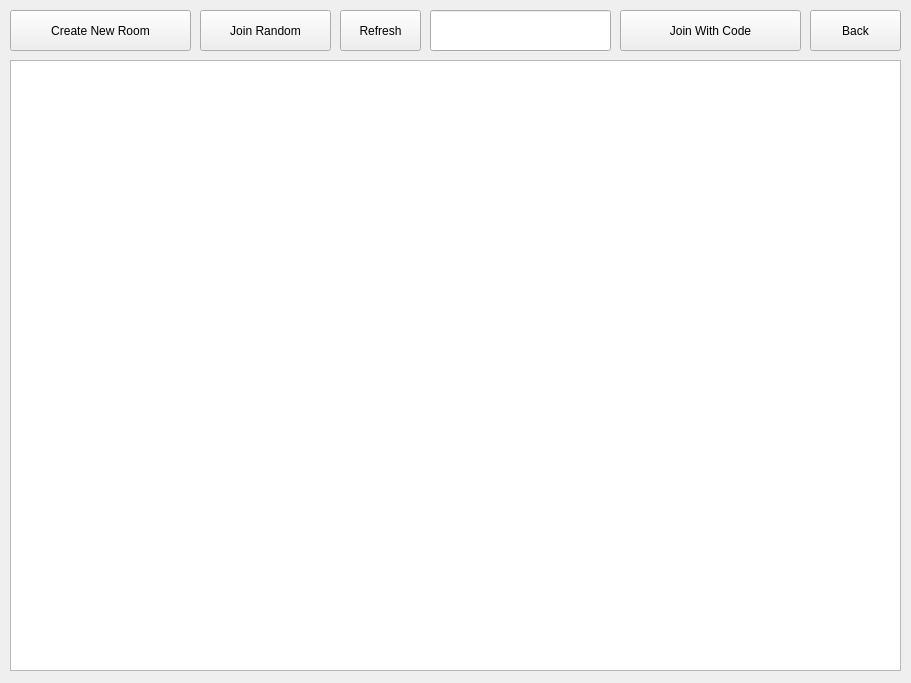
<?xml version="1.0" encoding="UTF-8"?>
<ui version="4.0">
 <class>Form</class>
 <widget class="QWidget" name="Form">
  <property name="geometry">
   <rect>
    <x>0</x>
    <y>0</y>
    <width>911</width>
    <height>683</height>
   </rect>
  </property>
  <property name="windowTitle">
   <string>Form</string>
  </property>
  <widget class="QListWidget" name="RoomList">
   <property name="geometry">
    <rect>
     <x>10</x>
     <y>60</y>
     <width>891</width>
     <height>611</height>
    </rect>
   </property>
  </widget>
  <widget class="QPushButton" name="CreateNewRoomButton">
   <property name="geometry">
    <rect>
     <x>10</x>
     <y>10</y>
     <width>181</width>
     <height>41</height>
    </rect>
   </property>
   <property name="styleSheet">
    <string notr="true">font: 14pt &quot;MS Shell Dlg 2&quot;;</string>
   </property>
   <property name="text">
    <string>Create New Room</string>
   </property>
  </widget>
  <widget class="QPushButton" name="JoinRandomButton">
   <property name="geometry">
    <rect>
     <x>200</x>
     <y>10</y>
     <width>131</width>
     <height>41</height>
    </rect>
   </property>
   <property name="styleSheet">
    <string notr="true">font: 14pt &quot;MS Shell Dlg 2&quot;;</string>
   </property>
   <property name="text">
    <string>Join Random</string>
   </property>
  </widget>
  <widget class="QLineEdit" name="RoomCodeText">
   <property name="geometry">
    <rect>
     <x>430</x>
     <y>10</y>
     <width>181</width>
     <height>41</height>
    </rect>
   </property>
   <property name="styleSheet">
    <string notr="true">font: 14pt &quot;MS Shell Dlg 2&quot;;</string>
   </property>
  </widget>
  <widget class="QPushButton" name="JoinWithCodeButton">
   <property name="geometry">
    <rect>
     <x>620</x>
     <y>10</y>
     <width>181</width>
     <height>41</height>
    </rect>
   </property>
   <property name="styleSheet">
    <string notr="true">font: 14pt &quot;MS Shell Dlg 2&quot;;</string>
   </property>
   <property name="text">
    <string>Join With Code</string>
   </property>
  </widget>
  <widget class="QPushButton" name="BackButton">
   <property name="geometry">
    <rect>
     <x>810</x>
     <y>10</y>
     <width>91</width>
     <height>41</height>
    </rect>
   </property>
   <property name="styleSheet">
    <string notr="true">font: 14pt &quot;MS Shell Dlg 2&quot;;</string>
   </property>
   <property name="text">
    <string>Back</string>
   </property>
  </widget>
  <widget class="QPushButton" name="RefreshButton">
   <property name="geometry">
    <rect>
     <x>340</x>
     <y>10</y>
     <width>81</width>
     <height>41</height>
    </rect>
   </property>
   <property name="styleSheet">
    <string notr="true">font: 14pt &quot;MS Shell Dlg 2&quot;;</string>
   </property>
   <property name="text">
    <string>Refresh</string>
   </property>
  </widget>
 </widget>
 <resources/>
 <connections/>
</ui>
